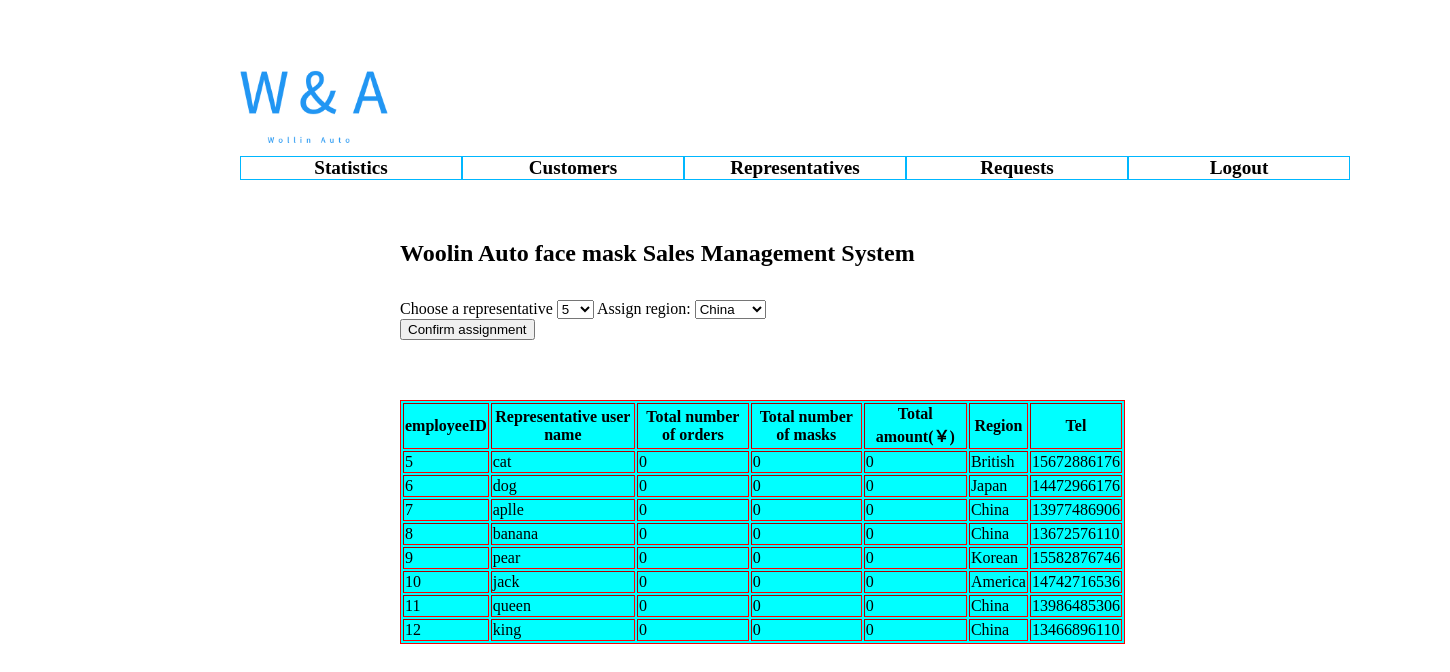
Page /representatives.php on the committed database.
### tables this page shows
CREATE TABLE representative(
        employeeID INT(25) PRIMARY KEY NOT NULL AUTO_INCREMENT, 
        username VARCHAR(10) UNIQUE NOT NULL,
    realname VARCHAR(255) NOT NULL,
        pwd VARCHAR(25) NOT NULL,
        tel VARCHAR(30) UNIQUE NOT NULL,
        region VARCHAR(255) NOT NULL,
        email VARCHAR(255) UNIQUE NOT NULL,
    quota Int(10) NOT NULL
);

### representatives.php (the view, shortened to what this page needs)
<?php
$conn = new mysqli('localhost','shysh1','shysh1','shysh1');
?>
<!DOCTYPE html>
<html lang="en">
    <link rel="stylesheet" type="text/css" href="index.css"></link>
</head>
<body>
    <div id="header">
        <h6><a href="index.php"><img id="logo" src="Woolin Auto Logo.png"></a></h6>
    </div>
    <br/>
    <div>
    <ul class="menu" id="mainmenu">
        <li><a href="statistics.php">Statistics</a></li>
        <li><a href="customers.php">Customers</a></li>
        <li><a href="representatives.php">Representatives</a></li>
        <li><a href="requests.php">Requests</a></li>
        <li><a href="Logout.php">Logout</a></li>
    </ul>
    </div>
    <h2 id="subheader">Woolin Auto face mask Sales Management System</h2>
    <br/>
    <div>
        <form method="post" action="representatives.php" id="regionform">
            <label>
                Choose a representative
                <select name="employeeID">
                    <?php
                        $rep_query = "SELECT * FROM representative ";
                        $rep_result = $conn->query($rep_query);
                        while($row = $rep_result->fetch_assoc())
                        {
                            $employeeID = $row['employeeID'];
                            echo "<option value = \"$employeeID\">$employeeID</option>";
                        }
                    ?>
                </select>
            </label>
            <label>
                    Assign region:
                    <select name="region" >
                        <option value ="China">China</option>
                    </select>
            </label>
            <br/>
            <label>
                <input type="submit" value="Confirm assignment"/>
            </label>
        </form>
    </div>
    <table id="statistics" border="1" >
        <tr>
            <th>employeeID</th>
            <th>Representative user name</th>
            <th>Total number of orders</th>
            <th>Total number of masks</th>
            <th>Total amount(￥)</th>
            <th>Region</th>
            <th>Tel</th>
        </tr>
        <?php
        $rep_query = "SELECT * FROM representative ";
        $rep_result = $conn->query($rep_query);
        while($row = $rep_result->fetch_assoc())
        {
            $employeeID = $row['employeeID'];
            $username = $row['username'];
            $region = $row['region'];
            $tel = $row['tel'];
            $num_order = 0;
            $num_mask = 0;
            $total_amount = 0;
            echo "<tr>".
                    "<td>$employeeID</td>".
                    "<td>$username</td>".
                    "<td>$num_order</td>".
                    "<td>$num_mask</td>".
                    "<td>$total_amount</td>".
                    "<td>$region</td>".
                    "<td>$tel</td>".
                 "</tr>";
        }
        ?>
    </table>
</body>
</html>

### index.css (style rules this page uses)
#header { margin: 0 0 0 12px; padding: 0; border: 0; position: absolute; top: 20px; left: 200px; }
#logo { width: 34%; height: 34%; background-color:#fdfcf8 }
#mainmenu { list-style-type:none; position: absolute; top:140px; left: 200px; text-align: center; width: 1200px; margin:0,auto; }
#mainmenu li { float:left; border:1px solid rgb(0, 183, 255); }
#mainmenu a { display:block; width:250px; }
#mainmenu a { display: block; text-decoration: none; background-color:white; font-weight: bold; font-size: 1.2em; color: black; text-align: center; }
#subheader { position: absolute; top:220px; left: 400px; width: 50%; }
form { position: absolute; left: 50px; }

### representatives.php (style rules this page uses)
#mainmenu a { display:block; width:220px; }
#regionform { position: absolute; top: 300px; left:400px; margin: 0 auto; }
#statistics { position: absolute; top: 400px; left:400px; background-color: cyan; width: 50%; margin: 0 auto; border: solid 1px #ff0000 }

### rows in the picture
representative: employeeID "5", username "cat", num_order "0", num_mask "0", total_amount "0", region "British", tel "15672886176"
representative: employeeID "6", username "dog", num_order "0", num_mask "0", total_amount "0", region "Japan", tel "14472966176"
representative: employeeID "7", username "aplle", num_order "0", num_mask "0", total_amount "0", region "China", tel "13977486906"
representative: employeeID "8", username "banana", num_order "0", num_mask "0", total_amount "0", region "China", tel "13672576110"
representative: employeeID "9", username "pear", num_order "0", num_mask "0", total_amount "0", region "Korean", tel "15582876746"
representative: employeeID "10", username "jack", num_order "0", num_mask "0", total_amount "0", region "America", tel "14742716536"
representative: employeeID "11", username "queen", num_order "0", num_mask "0", total_amount "0", region "China", tel "13986485306"
representative: employeeID "12", username "king", num_order "0", num_mask "0", total_amount "0", region "China", tel "13466896110"

### other values in the picture
form field employeeID "5"
